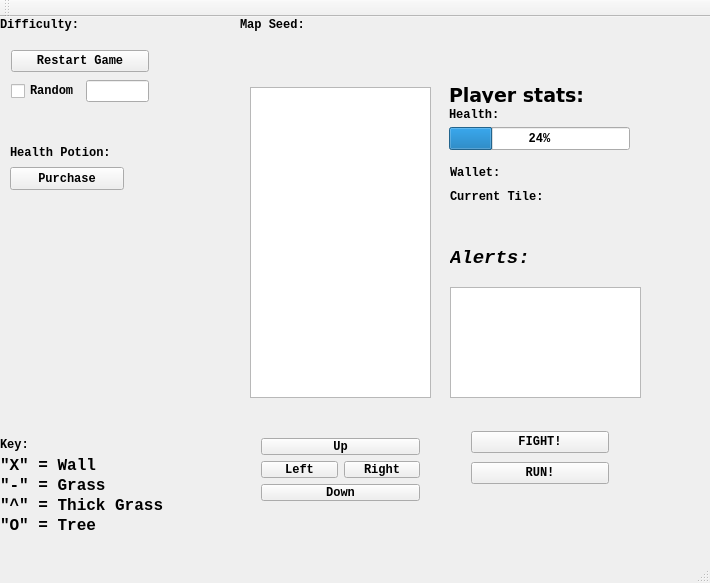
<?xml version="1.0" encoding="UTF-8"?>
<ui version="4.0">
 <class>MainWindow</class>
 <widget class="QMainWindow" name="MainWindow">
  <property name="geometry">
   <rect>
    <x>0</x>
    <y>0</y>
    <width>710</width>
    <height>583</height>
   </rect>
  </property>
  <property name="font">
   <font>
    <family>Courier New</family>
    <weight>75</weight>
    <bold>true</bold>
   </font>
  </property>
  <property name="windowTitle">
   <string>MainWindow</string>
  </property>
  <widget class="QWidget" name="centralWidget">
   <widget class="QWidget" name="verticalLayoutWidget">
    <property name="geometry">
     <rect>
      <x>250</x>
      <y>410</y>
      <width>181</width>
      <height>85</height>
     </rect>
    </property>
    <layout class="QVBoxLayout" name="verticalLayout">
     <item>
      <widget class="QPushButton" name="pbUp">
       <property name="text">
        <string>Up</string>
       </property>
      </widget>
     </item>
     <item>
      <layout class="QHBoxLayout" name="horizontalLayout">
       <item>
        <widget class="QPushButton" name="pbLeft">
         <property name="text">
          <string>Left</string>
         </property>
        </widget>
       </item>
       <item>
        <widget class="QPushButton" name="pbRight">
         <property name="text">
          <string>Right</string>
         </property>
        </widget>
       </item>
      </layout>
     </item>
     <item>
      <widget class="QPushButton" name="pbDown">
       <property name="text">
        <string>Down</string>
       </property>
      </widget>
     </item>
    </layout>
   </widget>
   <widget class="QLabel" name="mpSeedLbl">
    <property name="geometry">
     <rect>
      <x>240</x>
      <y>0</y>
      <width>231</width>
      <height>16</height>
     </rect>
    </property>
    <property name="text">
     <string>Map Seed:</string>
    </property>
   </widget>
   <widget class="QTextEdit" name="textMap">
    <property name="enabled">
     <bool>true</bool>
    </property>
    <property name="geometry">
     <rect>
      <x>250</x>
      <y>70</y>
      <width>181</width>
      <height>311</height>
     </rect>
    </property>
    <property name="font">
     <font>
      <family>Courier New</family>
      <pointsize>10</pointsize>
      <weight>75</weight>
      <bold>true</bold>
      <kerning>true</kerning>
     </font>
    </property>
    <property name="acceptDrops">
     <bool>false</bool>
    </property>
    <property name="layoutDirection">
     <enum>Qt::LeftToRight</enum>
    </property>
    <property name="autoFillBackground">
     <bool>false</bool>
    </property>
    <property name="textInteractionFlags">
     <set>Qt::NoTextInteraction</set>
    </property>
   </widget>
   <widget class="QProgressBar" name="healthBar">
    <property name="geometry">
     <rect>
      <x>449</x>
      <y>110</y>
      <width>181</width>
      <height>23</height>
     </rect>
    </property>
    <property name="value">
     <number>24</number>
    </property>
   </widget>
   <widget class="QLabel" name="label">
    <property name="geometry">
     <rect>
      <x>449</x>
      <y>90</y>
      <width>62</width>
      <height>15</height>
     </rect>
    </property>
    <property name="text">
     <string>Health:</string>
    </property>
   </widget>
   <widget class="QLabel" name="label_2">
    <property name="geometry">
     <rect>
      <x>449</x>
      <y>70</y>
      <width>151</width>
      <height>16</height>
     </rect>
    </property>
    <property name="font">
     <font>
      <family>Bitstream Vera Sans</family>
      <pointsize>14</pointsize>
      <weight>75</weight>
      <bold>true</bold>
     </font>
    </property>
    <property name="text">
     <string>Player stats:</string>
    </property>
   </widget>
   <widget class="QLabel" name="wallet">
    <property name="geometry">
     <rect>
      <x>450</x>
      <y>140</y>
      <width>121</width>
      <height>31</height>
     </rect>
    </property>
    <property name="text">
     <string>Wallet:</string>
    </property>
   </widget>
   <widget class="QLabel" name="tileLbl">
    <property name="geometry">
     <rect>
      <x>450</x>
      <y>170</y>
      <width>131</width>
      <height>20</height>
     </rect>
    </property>
    <property name="text">
     <string>Current Tile:</string>
    </property>
   </widget>
   <widget class="QLabel" name="pLoc">
    <property name="geometry">
     <rect>
      <x>250</x>
      <y>50</y>
      <width>181</width>
      <height>16</height>
     </rect>
    </property>
    <property name="text">
     <string/>
    </property>
   </widget>
   <widget class="QLabel" name="label_3">
    <property name="geometry">
     <rect>
      <x>0</x>
      <y>420</y>
      <width>62</width>
      <height>15</height>
     </rect>
    </property>
    <property name="text">
     <string>Key:</string>
    </property>
   </widget>
   <widget class="QLabel" name="label_4">
    <property name="geometry">
     <rect>
      <x>0</x>
      <y>440</y>
      <width>101</width>
      <height>16</height>
     </rect>
    </property>
    <property name="font">
     <font>
      <family>Courier New</family>
      <pointsize>12</pointsize>
      <weight>75</weight>
      <bold>true</bold>
     </font>
    </property>
    <property name="text">
     <string>&quot;X&quot; = Wall</string>
    </property>
   </widget>
   <widget class="QLabel" name="label_5">
    <property name="geometry">
     <rect>
      <x>0</x>
      <y>460</y>
      <width>111</width>
      <height>16</height>
     </rect>
    </property>
    <property name="font">
     <font>
      <family>Courier New</family>
      <pointsize>12</pointsize>
      <weight>75</weight>
      <bold>true</bold>
     </font>
    </property>
    <property name="text">
     <string>&quot;-&quot; = Grass</string>
    </property>
   </widget>
   <widget class="QLabel" name="label_6">
    <property name="geometry">
     <rect>
      <x>0</x>
      <y>480</y>
      <width>171</width>
      <height>16</height>
     </rect>
    </property>
    <property name="font">
     <font>
      <family>Courier New</family>
      <pointsize>12</pointsize>
      <weight>75</weight>
      <bold>true</bold>
     </font>
    </property>
    <property name="text">
     <string>&quot;^&quot; = Thick Grass</string>
    </property>
   </widget>
   <widget class="QLabel" name="label_8">
    <property name="geometry">
     <rect>
      <x>0</x>
      <y>500</y>
      <width>101</width>
      <height>16</height>
     </rect>
    </property>
    <property name="font">
     <font>
      <pointsize>12</pointsize>
     </font>
    </property>
    <property name="text">
     <string>&quot;O&quot; = Tree</string>
    </property>
   </widget>
   <widget class="QLabel" name="difLbl">
    <property name="geometry">
     <rect>
      <x>0</x>
      <y>0</y>
      <width>121</width>
      <height>16</height>
     </rect>
    </property>
    <property name="text">
     <string>Difficulty: </string>
    </property>
   </widget>
   <widget class="QWidget" name="verticalLayoutWidget_2">
    <property name="geometry">
     <rect>
      <x>0</x>
      <y>20</y>
      <width>160</width>
      <height>80</height>
     </rect>
    </property>
    <layout class="QVBoxLayout" name="verticalLayout_5">
     <item>
      <widget class="QPushButton" name="mapGen">
       <property name="text">
        <string>Restart Game</string>
       </property>
      </widget>
     </item>
     <item>
      <layout class="QHBoxLayout" name="horizontalLayout_3">
       <item>
        <widget class="QCheckBox" name="rdmCb">
         <property name="text">
          <string>Random</string>
         </property>
        </widget>
       </item>
       <item>
        <widget class="QLineEdit" name="lvlSed"/>
       </item>
      </layout>
     </item>
    </layout>
   </widget>
   <widget class="QTextEdit" name="eveTxt">
    <property name="geometry">
     <rect>
      <x>450</x>
      <y>270</y>
      <width>191</width>
      <height>111</height>
     </rect>
    </property>
    <property name="textInteractionFlags">
     <set>Qt::NoTextInteraction</set>
    </property>
   </widget>
   <widget class="QLabel" name="label_9">
    <property name="geometry">
     <rect>
      <x>450</x>
      <y>220</y>
      <width>121</width>
      <height>41</height>
     </rect>
    </property>
    <property name="font">
     <font>
      <pointsize>14</pointsize>
      <italic>true</italic>
     </font>
    </property>
    <property name="text">
     <string>Alerts:</string>
    </property>
   </widget>
   <widget class="QWidget" name="verticalLayoutWidget_3">
    <property name="geometry">
     <rect>
      <x>460</x>
      <y>400</y>
      <width>160</width>
      <height>83</height>
     </rect>
    </property>
    <layout class="QVBoxLayout" name="verticalLayout_6">
     <item>
      <widget class="QPushButton" name="figBtn">
       <property name="text">
        <string>FIGHT!</string>
       </property>
      </widget>
     </item>
     <item>
      <widget class="QPushButton" name="rnBtn">
       <property name="text">
        <string>RUN!</string>
       </property>
      </widget>
     </item>
    </layout>
   </widget>
   <widget class="QLabel" name="HeUp">
    <property name="geometry">
     <rect>
      <x>10</x>
      <y>110</y>
      <width>171</width>
      <height>51</height>
     </rect>
    </property>
    <property name="text">
     <string>Health Potion:</string>
    </property>
   </widget>
   <widget class="QPushButton" name="hePurBtn">
    <property name="geometry">
     <rect>
      <x>10</x>
      <y>150</y>
      <width>114</width>
      <height>23</height>
     </rect>
    </property>
    <property name="text">
     <string>Purchase</string>
    </property>
   </widget>
  </widget>
  <widget class="QMenuBar" name="menuBar">
   <property name="geometry">
    <rect>
     <x>0</x>
     <y>0</y>
     <width>710</width>
     <height>20</height>
    </rect>
   </property>
  </widget>
  <widget class="QToolBar" name="mainToolBar">
   <attribute name="toolBarArea">
    <enum>TopToolBarArea</enum>
   </attribute>
   <attribute name="toolBarBreak">
    <bool>false</bool>
   </attribute>
  </widget>
  <widget class="QStatusBar" name="statusBar"/>
 </widget>
 <layoutdefault spacing="6" margin="11"/>
 <resources/>
 <connections/>
</ui>
